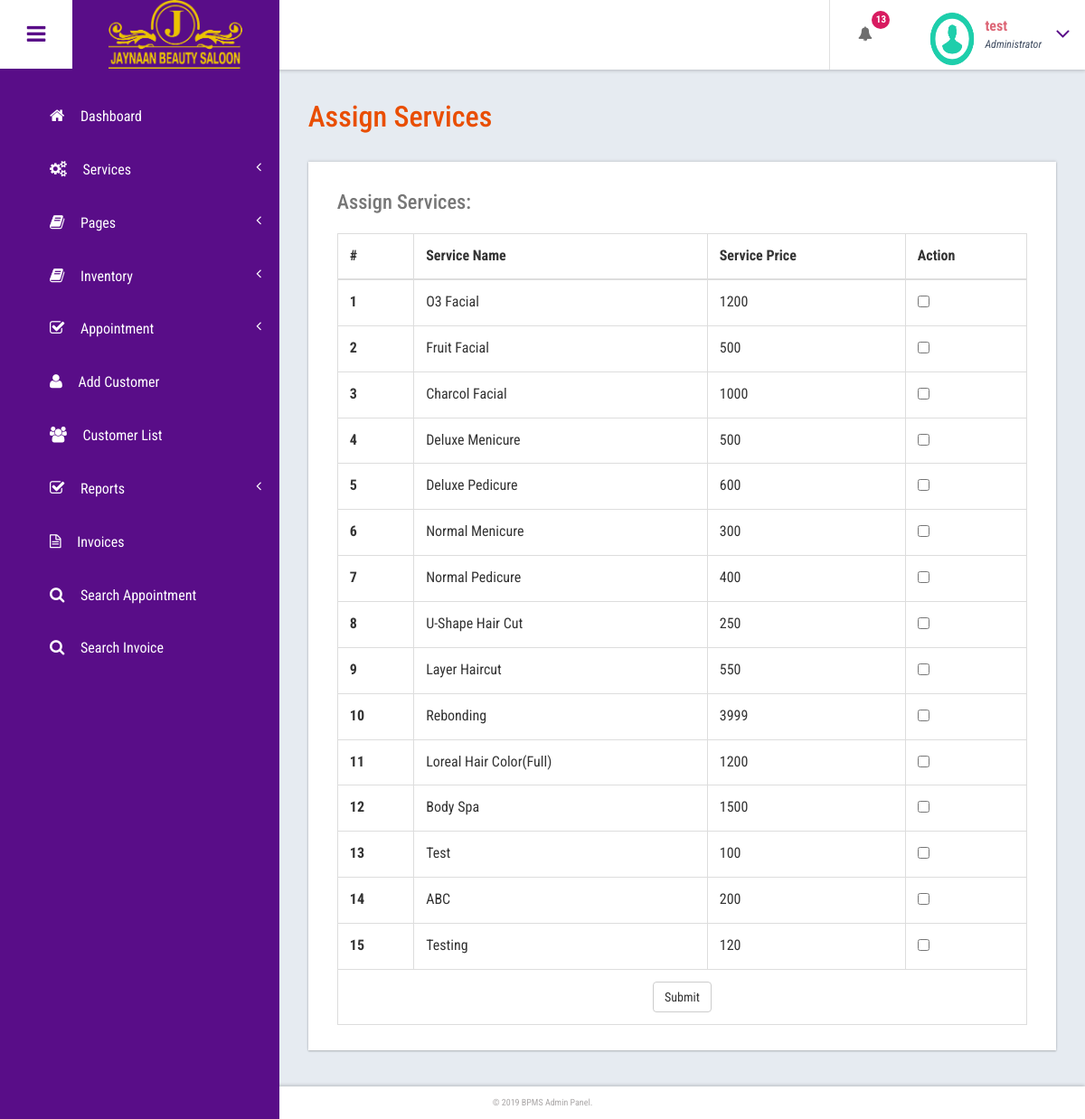
Screenshot of /salon.opencapto.io/admin/add-customer-services.php (signed in) with the database file from the repository.
### tables this page shows
CREATE TABLE `tblservices` (
  `ID` int(10) NOT NULL,
  `ServiceName` varchar(200) DEFAULT NULL,
  `Cost` int(10) DEFAULT NULL,
  `CreationDate` timestamp NULL DEFAULT CURRENT_TIMESTAMP
);

### salon.opencapto.io/admin/add-customer-services.php (the view, shortened to what this page needs)
<?php
include('includes/dbconnection.php');
if (strlen($_SESSION['bpmsaid']==0)) {
  header('location:logout.php');
  } else{
  ?>
<!DOCTYPE HTML>
<html>
<head>
<link href="css/bootstrap.css" rel='stylesheet' type='text/css' />
<link href="css/style.css" rel='stylesheet' type='text/css' />
<link href="css/font-awesome.css" rel="stylesheet">
<link href="css/animate.css" rel="stylesheet" type="text/css" media="all">
<link href="css/custom.css" rel="stylesheet">
</head>
<body class="cbp-spmenu-push">
	<div class="main-content">
		 <?php include_once('includes/sidebar.php');?>
		 <?php include_once('includes/header.php');?>
		<div id="page-wrapper">
			<div class="main-page">
				<div class="tables">
					<h3 class="title1">Assign Services</h3>
					<div class="table-responsive bs-example widget-shadow">
						<h4>Assign Services:</h4>
<form method="post">
						<table class="table table-bordered"> <thead> <tr> <th>#</th> <th>Service Name</th> <th>Service Price</th> <th>Action</th> </tr> </thead> <tbody>
<?php
$ret=mysqli_query($con,"select *from  tblservices");
$cnt=1;
while ($row=mysqli_fetch_array($ret)) {
?>
 <tr>
<th scope="row"><?php echo $cnt;?></th>
<td><?php  echo $row['ServiceName'];?></td>
<td><?php  echo $row['Cost'];?></td>
<td><input type="checkbox" name="sids[]" value="<?php  echo $row['ID'];?>" ></td>
</tr>
<?php
$cnt=$cnt+1;
}?>
<tr>
<td colspan="4" align="center">
<button type="submit" name="submit" class="btn btn-default">Submit</button>
</td>
</tr>
</tbody> </table>
</form>
					</div>
				</div>
			</div>
		</div>
		 <?php include_once('includes/footer.php');?>
	</div>
</body>
</html>
<?php }  ?>

### salon.opencapto.io/admin/includes/header.php (shortened to what this page needs)
<div class="sticky-header header-section ">
      <div class="header-left">
        <button id="showLeftPush"><i class="fa fa-bars"></i></button>
        <div class="logo">
          <a href="index.html">
         <img src="../images/Logo.png" alt="">
          </a>
        </div>
      </div>
      <div class="header-right">
        <div class="profile_details_left">
          <ul class="nofitications-dropdown">
            <?php
$ret1=mysqli_query($con,"select ID,Name from  tblappointment where Status=0");
$num=mysqli_num_rows($ret1);
?>
            <li class="dropdown head-dpdn">
              <a href="#" class="dropdown-toggle" data-toggle="dropdown" aria-expanded="false"><i class="fa fa-bell"></i><span class="badge blue"><?php echo $num;?></span></a>
            </li>
          </ul>
          <div class="clearfix"> </div>
        </div>
        <div class="profile_details">
        <?php
$adid=$_SESSION['bpmsaid'];
$ret=mysqli_query($con,"select AdminName from tbladmin where ID='$adid'");
$row=mysqli_fetch_array($ret);
$name=$row['AdminName'];
?>
          <ul>
            <li class="dropdown profile_details_drop">
              <a href="#" class="dropdown-toggle" data-toggle="dropdown" aria-expanded="false">
                <div class="profile_img">
                  <span class="prfil-img"><img src="images/download (1).png" alt="" width="50" height="60"> </span>
                  <div class="user-name">
                    <p><?php echo $name; ?></p>
                    <span>Administrator</span>
                  </div>
                  <i class="fa fa-angle-down lnr"></i>
                  <div class="clearfix"></div>
                </div>
              </a>
            </li>
          </ul>
        </div>
      </div>
      <div class="clearfix"> </div>
    </div>

### salon.opencapto.io/admin/css/custom.css (style rules this page uses)
#page-wrapper { padding:7em 2em 2.5em; background-color: #E6EBF1; }

### rows the page displays
tblservices: ServiceName "O3 Facial", Cost "1200"
tblservices: ServiceName "Fruit Facial", Cost "500"
tblservices: ServiceName "Charcol Facial", Cost "1000"
tblservices: ServiceName "Deluxe Menicure", Cost "500"
tblservices: ServiceName "Deluxe Pedicure", Cost "600"
tblservices: ServiceName "Normal Menicure", Cost "300"
tblservices: ServiceName "Normal Pedicure", Cost "400"
tblservices: ServiceName "U-Shape Hair Cut", Cost "250"
tblservices: ServiceName "Layer Haircut", Cost "550"
tblservices: ServiceName "Rebonding", Cost "3999"
tblservices: ServiceName "Loreal Hair Color(Full)", Cost "1200"
tblservices: ServiceName "Body Spa", Cost "1500"
tblservices: ServiceName "Test", Cost "100"
tblservices: ServiceName "ABC", Cost "200"
tblservices: ServiceName "Testing", Cost "120"

### other values shown
$num "13"
$name "test"
